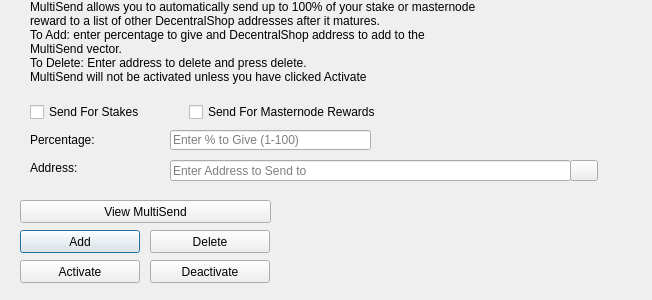
<?xml version="1.0" encoding="UTF-8"?>
<ui version="4.0">
 <class>MultiSendDialog</class>
 <widget class="QDialog" name="MultiSendDialog">
  <property name="windowModality">
   <enum>Qt::NonModal</enum>
  </property>
  <property name="geometry">
   <rect>
    <x>0</x>
    <y>0</y>
    <width>652</width>
    <height>300</height>
   </rect>
  </property>
  <property name="windowTitle">
   <string>MultiSend</string>
  </property>
  <widget class="QLineEdit" name="multiSendPercentEdit">
   <property name="geometry">
    <rect>
     <x>170</x>
     <y>130</y>
     <width>201</width>
     <height>20</height>
    </rect>
   </property>
   <property name="toolTip">
    <string>Enter whole numbers 1 - 100</string>
   </property>
   <property name="placeholderText">
    <string>Enter % to Give (1-100)</string>
   </property>
  </widget>
  <widget class="QLineEdit" name="multiSendAddressEdit">
   <property name="geometry">
    <rect>
     <x>170</x>
     <y>160</y>
     <width>401</width>
     <height>21</height>
    </rect>
   </property>
   <property name="toolTip">
    <string/>
   </property>
   <property name="placeholderText">
    <string>Enter Address to Send to</string>
   </property>
  </widget>
  <widget class="QLabel" name="label_2">
   <property name="geometry">
    <rect>
     <x>30</x>
     <y>0</y>
     <width>451</width>
     <height>121</height>
    </rect>
   </property>
   <property name="lineWidth">
    <number>1</number>
   </property>
   <property name="text">
    <string>MultiSend allows you to automatically send up to 100% of your stake or masternode reward to a list of other DecentralShop addresses after it matures.
To Add: enter percentage to give and DecentralShop address to add to the MultiSend vector.
To Delete: Enter address to delete and press delete.
MultiSend will not be activated unless you have clicked Activate</string>
   </property>
   <property name="alignment">
    <set>Qt::AlignLeading|Qt::AlignLeft|Qt::AlignTop</set>
   </property>
   <property name="wordWrap">
    <bool>true</bool>
   </property>
  </widget>
  <widget class="QLabel" name="message">
   <property name="geometry">
    <rect>
     <x>290</x>
     <y>200</y>
     <width>351</width>
     <height>91</height>
    </rect>
   </property>
   <property name="text">
    <string/>
   </property>
  </widget>
  <widget class="QPushButton" name="addButton">
   <property name="geometry">
    <rect>
     <x>20</x>
     <y>230</y>
     <width>120</width>
     <height>23</height>
    </rect>
   </property>
   <property name="toolTip">
    <string/>
   </property>
   <property name="statusTip">
    <string>Add to MultiSend Vector</string>
   </property>
   <property name="text">
    <string>Add</string>
   </property>
  </widget>
  <widget class="QPushButton" name="disableButton">
   <property name="geometry">
    <rect>
     <x>150</x>
     <y>260</y>
     <width>120</width>
     <height>23</height>
    </rect>
   </property>
   <property name="statusTip">
    <string>Deactivate MultiSend</string>
   </property>
   <property name="text">
    <string>Deactivate</string>
   </property>
  </widget>
  <widget class="QPushButton" name="addressBookButton">
   <property name="geometry">
    <rect>
     <x>570</x>
     <y>160</y>
     <width>28</width>
     <height>21</height>
    </rect>
   </property>
   <property name="toolTip">
    <string>Choose an address from the address book</string>
   </property>
   <property name="text">
    <string/>
   </property>
   <property name="icon">
    <iconset resource="../decentralshop.qrc">
     <normaloff>:/icons/address-book</normaloff>:/icons/address-book</iconset>
   </property>
   <property name="shortcut">
    <string>Alt+A</string>
   </property>
   <property name="autoDefault">
    <bool>false</bool>
   </property>
  </widget>
  <widget class="QLabel" name="label">
   <property name="geometry">
    <rect>
     <x>30</x>
     <y>130</y>
     <width>121</width>
     <height>20</height>
    </rect>
   </property>
   <property name="toolTip">
    <string>Percentage of stake to send</string>
   </property>
   <property name="text">
    <string>Percentage:</string>
   </property>
  </widget>
  <widget class="QLabel" name="label_5">
   <property name="geometry">
    <rect>
     <x>30</x>
     <y>160</y>
     <width>111</width>
     <height>16</height>
    </rect>
   </property>
   <property name="toolTip">
    <string>Address to send portion of stake to</string>
   </property>
   <property name="text">
    <string>Address:</string>
   </property>
  </widget>
  <widget class="QPushButton" name="deleteButton">
   <property name="geometry">
    <rect>
     <x>150</x>
     <y>230</y>
     <width>120</width>
     <height>23</height>
    </rect>
   </property>
   <property name="toolTip">
    <string/>
   </property>
   <property name="statusTip">
    <string>Delete Address From MultiSend Vector</string>
   </property>
   <property name="text">
    <string>Delete</string>
   </property>
  </widget>
  <widget class="QPushButton" name="activateButton">
   <property name="geometry">
    <rect>
     <x>20</x>
     <y>260</y>
     <width>120</width>
     <height>23</height>
    </rect>
   </property>
   <property name="statusTip">
    <string>Activate MultiSend</string>
   </property>
   <property name="text">
    <string>Activate</string>
   </property>
  </widget>
  <widget class="QPushButton" name="viewButton">
   <property name="geometry">
    <rect>
     <x>20</x>
     <y>200</y>
     <width>251</width>
     <height>23</height>
    </rect>
   </property>
   <property name="toolTip">
    <string/>
   </property>
   <property name="statusTip">
    <string>View MultiSend Vector</string>
   </property>
   <property name="text">
    <string>View MultiSend</string>
   </property>
  </widget>
  <widget class="QWidget" name="horizontalLayoutWidget">
   <property name="geometry">
    <rect>
     <x>30</x>
     <y>100</y>
     <width>351</width>
     <height>24</height>
    </rect>
   </property>
   <layout class="QHBoxLayout" name="horizontalLayout">
    <item>
     <widget class="QCheckBox" name="multiSendStakeCheckBox">
      <property name="text">
       <string>Send For Stakes</string>
      </property>
     </widget>
    </item>
    <item>
     <widget class="QCheckBox" name="multiSendMasternodeCheckBox">
      <property name="text">
       <string>Send For Masternode Rewards</string>
      </property>
     </widget>
    </item>
   </layout>
  </widget>
 </widget>
 <resources>
  <include location="../decentralshop.qrc"/>
 </resources>
 <connections/>
</ui>
